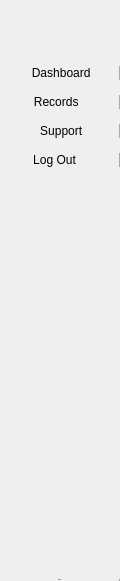
         <widget class="QWidget" name="full_sidebar" native="true">
          <property name="maximumSize">
           <size>
            <width>120</width>
            <height>16777215</height>
           </size>
          </property>
          <property name="styleSheet">
           <string notr="true">QWidget#full_sidebar{
	background-color: #ff3333;
border-right: 1px solid #A9A9A9;

}
QPushButton{
 border-radius: 0;
border:none;
border-right: 1px solid #A9A9A9;
}</string>
          </property>
          <layout class="QVBoxLayout" name="verticalLayout_3">
           <property name="leftMargin">
            <number>0</number>
           </property>
           <property name="topMargin">
            <number>0</number>
           </property>
           <property name="rightMargin">
            <number>0</number>
           </property>
           <property name="bottomMargin">
            <number>0</number>
           </property>
           <item>
            <layout class="QHBoxLayout" name="horizontalLayout_16">
             <property name="spacing">
              <number>0</number>
             </property>
             <item>
              <widget class="QPushButton" name="sideBar_btn">
               <property name="styleSheet">
                <string notr="true">QPushButton{
border-right: none;
}</string>
               </property>
               <property name="text">
                <string/>
               </property>
               <property name="icon">
                <iconset resource="IconsResource.qrc">
                 <normaloff>:/icons/Icons/menu.png</normaloff>:/icons/Icons/menu.png</iconset>
               </property>
               <property name="iconSize">
                <size>
                 <width>30</width>
                 <height>30</height>
                </size>
               </property>
               <property name="checkable">
                <bool>true</bool>
               </property>
              </widget>
             </item>
             <item>
              <spacer name="horizontalSpacer">
               <property name="orientation">
                <enum>Qt::Horizontal</enum>
               </property>
               <property name="sizeType">
                <enum>QSizePolicy::Maximum</enum>
               </property>
               <property name="sizeHint" stdset="0">
                <size>
                 <width>100</width>
                 <height>20</height>
                </size>
               </property>
              </spacer>
             </item>
            </layout>
           </item>
           <item>
            <layout class="QVBoxLayout" name="verticalLayout_4">
             <property name="spacing">
              <number>15</number>
             </property>
             <property name="topMargin">
              <number>40</number>
             </property>
             <item>
              <widget class="QPushButton" name="full_menu_home_btn">
               <property name="layoutDirection">
                <enum>Qt::LeftToRight</enum>
               </property>
               <property name="autoFillBackground">
                <bool>false</bool>
               </property>
               <property name="styleSheet">
                <string notr="true"/>
               </property>
               <property name="text">
                <string> Dashboard</string>
               </property>
               <property name="icon">
                <iconset resource="IconsResource.qrc">
                 <normaloff>:/icons/Icons/icons8-home-50.png</normaloff>
                 <normalon>:/icons/Icons/icons8-home-50 (1).png</normalon>:/icons/Icons/icons8-home-50.png</iconset>
               </property>
               <property name="iconSize">
                <size>
                 <width>25</width>
                 <height>25</height>
                </size>
               </property>
               <property name="checkable">
                <bool>true</bool>
               </property>
               <property name="autoExclusive">
                <bool>true</bool>
               </property>
               <property name="autoDefault">
                <bool>false</bool>
               </property>
               <property name="default">
                <bool>false</bool>
               </property>
               <property name="flat">
                <bool>false</bool>
               </property>
              </widget>
             </item>
             <item>
              <widget class="QPushButton" name="full_menu_history_btn">
               <property name="autoFillBackground">
                <bool>false</bool>
               </property>
               <property name="styleSheet">
                <string notr="true"/>
               </property>
               <property name="text">
                <string>  Records    </string>
               </property>
               <property name="icon">
                <iconset resource="IconsResource.qrc">
                 <normaloff>:/icons/Icons/icons8-transaction-history-50.png</normaloff>
                 <normalon>:/icons/Icons/icons8-transaction-history-50 (1).png</normalon>:/icons/Icons/icons8-transaction-history-50.png</iconset>
               </property>
               <property name="iconSize">
                <size>
                 <width>25</width>
                 <height>25</height>
                </size>
               </property>
               <property name="checkable">
                <bool>true</bool>
               </property>
               <property name="autoExclusive">
                <bool>true</bool>
               </property>
              </widget>
             </item>
             <item>
              <widget class="QPushButton" name="full_menu_support_btn">
               <property name="autoFillBackground">
                <bool>false</bool>
               </property>
               <property name="styleSheet">
                <string notr="true"/>
               </property>
               <property name="text">
                <string> Support</string>
               </property>
               <property name="icon">
                <iconset resource="IconsResource.qrc">
                 <normaloff>:/icons/Icons/icons8-customer-support-50.png</normaloff>
                 <normalon>:/icons/Icons/icons8-customer-support-50 (1).png</normalon>:/icons/Icons/icons8-customer-support-50.png</iconset>
               </property>
               <property name="iconSize">
                <size>
                 <width>25</width>
                 <height>25</height>
                </size>
               </property>
               <property name="checkable">
                <bool>true</bool>
               </property>
               <property name="autoExclusive">
                <bool>true</bool>
               </property>
              </widget>
             </item>
             <item>
              <widget class="QPushButton" name="full_menu_logout_btn">
               <property name="text">
                <string> Log Out    </string>
               </property>
               <property name="icon">
                <iconset resource="IconsResource.qrc">
                 <normaloff>:/icons/Icons/icons8-log-out-50.png</normaloff>:/icons/Icons/icons8-log-out-50.png</iconset>
               </property>
               <property name="iconSize">
                <size>
                 <width>25</width>
                 <height>25</height>
                </size>
               </property>
              </widget>
             </item>
            </layout>
           </item>
           <item>
            <spacer name="verticalSpacer_2">
             <property name="orientation">
              <enum>Qt::Vertical</enum>
             </property>
             <property name="sizeType">
              <enum>QSizePolicy::Expanding</enum>
             </property>
             <property name="sizeHint" stdset="0">
              <size>
               <width>20</width>
               <height>386</height>
              </size>
             </property>
            </spacer>
           </item>
           <item>
            <spacer name="horizontalSpacer_12">
             <property name="orientation">
              <enum>Qt::Horizontal</enum>
             </property>
             <property name="sizeHint" stdset="0">
              <size>
               <width>40</width>
               <height>20</height>
              </size>
             </property>
            </spacer>
           </item>
           <item>
            <widget class="QPushButton" name="fullmenu_exit_btn">
             <property name="font">
              <font>
               <pointsize>-1</pointsize>
               <italic>false</italic>
               <bold>true</bold>
               <underline>false</underline>
              </font>
             </property>
             <property name="text">
              <string>Exit</string>
             </property>
             <property name="icon">
              <iconset resource="IconsResource.qrc">
               <normaloff>:/icons/Icons/icons8-close-window-50.png</normaloff>
               <normalon>:/icons/Icons/icons8-close-window-50 (1).png</normalon>:/icons/Icons/icons8-close-window-50.png</iconset>
             </property>
             <property name="iconSize">
              <size>
               <width>25</width>
               <height>25</height>
              </size>
             </property>
            </widget>
           </item>
          </layout>
         </widget>
